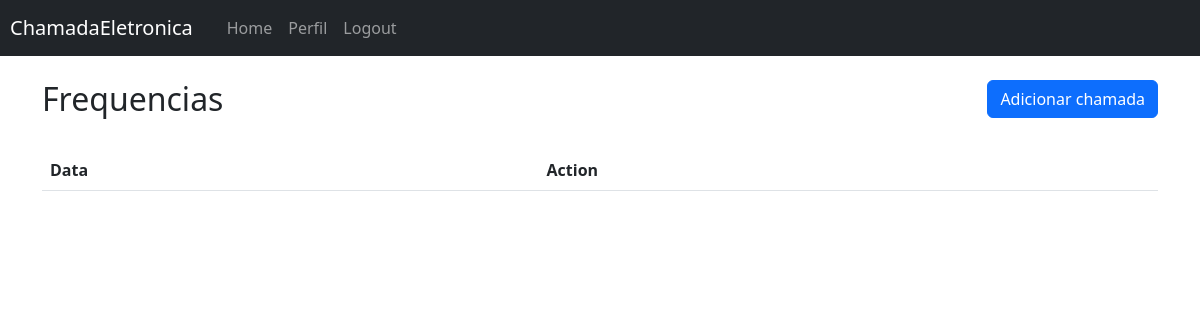
The app's page /chamada/frequencias?id_turma=1 (signed in), older data.
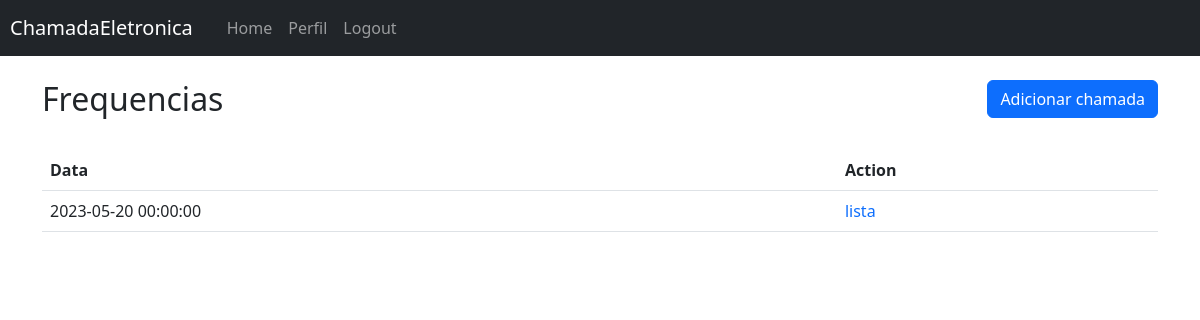
The same page, newer data.
### models/Chamada.py (models this page shows)
class Chamada(db.Model):
    __tablename__ = "chamadas"
    id: Mapped[int] = mapped_column(primary_key=True)
    date: Mapped[datetime] = mapped_column(nullable=False, unique=True)
    id_turma: Mapped[int] = mapped_column(ForeignKey("turma.id"))
    location: Mapped[dict] = mapped_column(JSON, nullable=True)
    turma: Mapped["Turma"] = relationship(foreign_keys="Chamada.id_turma")
    frequencias:  Mapped[list["Frequencia"]] = relationship(back_populates="chamada")

### controllers/chamada.py (the view)
@chamada_app.route("/frequencias", methods=["GET"])
@login_required
def frequencias():
    id_turma = request.args.get("id_turma")
    chamadas_frequencias = []
    try:
        sess = Session()
        chamadas = sess.query(Chamada).filter_by(id_turma=id_turma).all()
        for c in chamadas:
            freqs = [f.id_chamada for f in c.frequencias]
            chamadas_frequencias.append({
                "date": c.date,
                "presente": c.id in freqs,
                "id": c.id,
            })
        sess.close()
    except:
        flash("Erro ao coletar frequencias", "danger")
        return redirect(url_for("chamada_app.home"))
    return render_template("chamada/frequencias.html", chamadas=chamadas_frequencias, id_turma=id_turma)

### app.py (called while the page is built)
@login_manager.user_loader
def load_user(user):
    sess = Session()
    res = sess.query(User).filter_by(
        id=user
    ).first()
    sess.close()
    return res

### templates/chamada/frequencias.html (shortened to what this page needs)
{% extends "base.html" %}
{% block content %}
    <h2>
        {% block title %}Frequencias{% endblock %}
        {% if current_user.professor %}
            <a href="/chamada/add_chamada?id_turma={{ id_turma }}"><button style="float: right;" class="btn btn-primary">
                Adicionar chamada
            </button></a>
        {% endif %}
    </h2>
    <br>
    <table class="table">
        <tr>
            <th>Data</th>
            {% if current_user.professor %}
            <th>Action</th>
            {% else %}
            <th>Frequencia</th>
            {% endif %}
        </tr>
        {% for c in chamadas %}
        <tr>
            <td>{{ c["date"] }}</td>
            {% if current_user.professor %}
            <td>
                <a href="/chamada/lista?dia={{ c['date'] }}&id_chamada={{ c['id'] }}" style="text-decoration: none;">
                    lista
                </a>
            </td>
            {% else %}
            <td>{{ "Presente" if c["presente"] else "Ausente" }}</td>
            {% endif %}
        </tr>
        {% endfor %}
    </table>
{% endblock %}

### templates/base.html (shortened to what this page needs)
<!DOCTYPE html>
<html lang="en">
<head>
    <link rel="stylesheet" href="https://cdn.jsdelivr.net/npm/bootstrap@5.2.3/dist/css/bootstrap.min.css">
</head>
<body>
    <nav class="navbar navbar-expand-lg navbar-dark bg-dark">
        <a class="navbar-brand" href="#" style="padding-left: 10px;">ChamadaEletronica</a>
        <div class="collapse navbar-collapse" id="menuItems">
            <ul class="navbar-nav" style="padding-left: 10px;">
                <li class="nav-item">
                    <a class="nav-link" href="/">Home</a>
                </li>
                {% if not current_user.is_authenticated %}
                <li class="nav-item">
                    <a class="nav-link" href="/account/sign_in">Login</a>
                </li>
                {% else %}
                <li class="nav-item">
                    <a class="nav-link" href="/account/profile">Perfil</a>
                </li>
                <li class="nav-item">
                    <a class="nav-link" href="/account/logout">Logout</a>
                </li>
                {% endif %}
            </ul>
        </div>
    </nav>
    <div class="container">
        <br>
        {% block content %}{% endblock %}
    </div>
</body>
</html>

Row changes from the older to the newer data that the page shows:
added Chamada: date "2023-05-20 00:00:00"
Text that changed along with them:
new list line: "lista"
